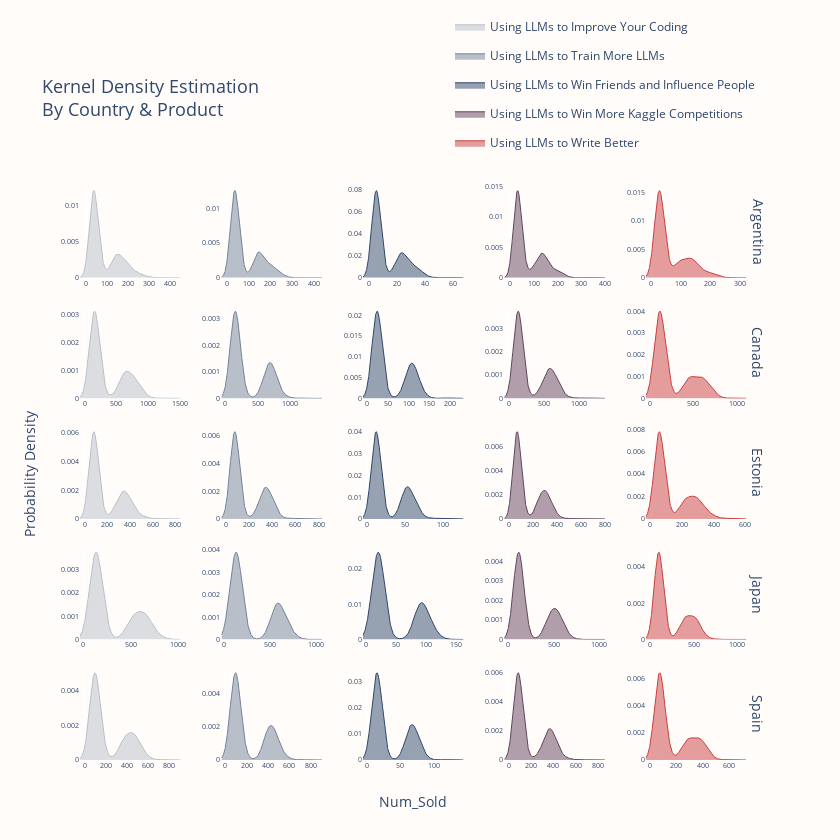

Source (notebook cell):
### Code cell
countries = train.Country.unique().tolist()
products = train.Product.unique().tolist()
category_combs = np.array(np.meshgrid(countries, products)).T.reshape(-1, 2)
color_combs = ["#B9C0CA", "#74849A", "#2F486B", "#62455C", "#C94040"] * len(countries)

n_cols = len(products)
n_rows, axes = get_n_rows_axes(n_cols * len(countries), n_cols=n_cols)

fig = make_subplots(
    rows=n_rows,
    cols=n_cols,
    y_title="Probability Density",
    x_title="Num_Sold",
    row_titles=countries,
    horizontal_spacing=0.06,
    vertical_spacing=0.05,
)

show_legend = True

for k, ((country, prod), color) in enumerate(zip(category_combs, color_combs)):
    if 1 + k > n_cols:
        show_legend = False
    current_row, current_col = 1 + k // n_cols, 1 + k % n_cols
    kde_range, estimated_values, _ = get_kde_estimation(
        train.query(f"Country == '{country}' & Product == '{prod}'")["Num_Sold"], sample=True
    )
    fig.add_scatter(
        x=kde_range,
        y=estimated_values,
        line=dict(dash="solid", color=color, width=1),
        fill="tozeroy",
        name=prod,
        legendgroup=prod,
        showlegend=show_legend,
        row=current_row,
        col=current_col,
    )
    fig.update_yaxes(tickfont_size=7, showgrid=False, row=current_row, col=current_col)
    fig.update_xaxes(tickfont_size=7, showgrid=False, row=current_row, col=current_col)

fig.update_annotations(font_size=14)
fig.update_layout(
    font_color=FONT_COLOR,
    title="Kernel Density Estimation<br>By Country & Product",
    title_font_size=18,
    plot_bgcolor=BACKGROUND_COLOR,
    paper_bgcolor=BACKGROUND_COLOR,
    width=840,
    height=840,
    legend=dict(
        orientation="v",
        yanchor="bottom",
        xanchor="right",
        y=1.05,
        x=1,
    ),
)
fig.show()

### Figure 1 — Plotly figure (JSON) as saved in the notebook; plotly's stock layout.template omitted (floating-point values rounded to 4 significant figures; data arrays with more than 128 entries replaced by an {"elided": "..."} marker saying what was removed)
{"data": [{"fill": "tozeroy", "legendgroup": "Using LLMs to Improve Your Coding", "line": {"color": "#B9C0CA", "dash": "solid", "width": 1}, "name": "Using LLMs to Improve Your Coding", "showlegend": true, "type": "scatter", "x": {"elided": "1000 float values"}, "xaxis": "x", "y": {"elided": "1000 float values"}, "yaxis": "y"}, {"fill": "tozeroy", "legendgroup": "Using LLMs to Train More LLMs", "line": {"color": "#74849A", "dash": "solid", "width": 1}, "name": "Using LLMs to Train More LLMs", "showlegend": true, "type": "scatter", "x": {"elided": "1000 float values"}, "xaxis": "x2", "y": {"elided": "1000 float values"}, "yaxis": "y2"}, {"fill": "tozeroy", "legendgroup": "Using LLMs to Win Friends and Influence People", "line": {"color": "#2F486B", "dash": "solid", "width": 1}, "name": "Using LLMs to Win Friends and Influence People", "showlegend": true, "type": "scatter", "x": {"elided": "1000 float values"}, "xaxis": "x3", "y": {"elided": "1000 float values"}, "yaxis": "y3"}, {"fill": "tozeroy", "legendgroup": "Using LLMs to Win More Kaggle Competitions", "line": {"color": "#62455C", "dash": "solid", "width": 1}, "name": "Using LLMs to Win More Kaggle Competitions", "showlegend": true, "type": "scatter", "x": {"elided": "1000 float values"}, "xaxis": "x4", "y": {"elided": "1000 float values"}, "yaxis": "y4"}, {"fill": "tozeroy", "legendgroup": "Using LLMs to Write Better", "line": {"color": "#C94040", "dash": "solid", "width": 1}, "name": "Using LLMs to Write Better", "showlegend": true, "type": "scatter", "x": {"elided": "1000 float values"}, "xaxis": "x5", "y": {"elided": "1000 float values"}, "yaxis": "y5"}, {"fill": "tozeroy", "legendgroup": "Using LLMs to Improve Your Coding", "line": {"color": "#B9C0CA", "dash": "solid", "width": 1}, "name": "Using LLMs to Improve Your Coding", "showlegend": false, "type": "scatter", "x": {"elided": "1000 float values"}, "xaxis": "x6", "y": {"elided": "1000 float values"}, "yaxis": "y6"}, {"fill": "tozeroy", "legendgroup": "Using LLMs to Train More LLMs", "line": {"color": "#74849A", "dash": "solid", "width": 1}, "name": "Using LLMs to Train More LLMs", "showlegend": false, "type": "scatter", "x": {"elided": "1000 float values"}, "xaxis": "x7", "y": {"elided": "1000 float values"}, "yaxis": "y7"}, {"fill": "tozeroy", "legendgroup": "Using LLMs to Win Friends and Influence People", "line": {"color": "#2F486B", "dash": "solid", "width": 1}, "name": "Using LLMs to Win Friends and Influence People", "showlegend": false, "type": "scatter", "x": {"elided": "1000 float values"}, "xaxis": "x8", "y": {"elided": "1000 float values"}, "yaxis": "y8"}, {"fill": "tozeroy", "legendgroup": "Using LLMs to Win More Kaggle Competitions", "line": {"color": "#62455C", "dash": "solid", "width": 1}, "name": "Using LLMs to Win More Kaggle Competitions", "showlegend": false, "type": "scatter", "x": {"elided": "1000 float values"}, "xaxis": "x9", "y": {"elided": "1000 float values"}, "yaxis": "y9"}, {"fill": "tozeroy", "legendgroup": "Using LLMs to Write Better", "line": {"color": "#C94040", "dash": "solid", "width": 1}, "name": "Using LLMs to Write Better", "showlegend": false, "type": "scatter", "x": {"elided": "1000 float values"}, "xaxis": "x10", "y": {"elided": "1000 float values"}, "yaxis": "y10"}, {"fill": "tozeroy", "legendgroup": "Using LLMs to Improve Your Coding", "line": {"color": "#B9C0CA", "dash": "solid", "width": 1}, "name": "Using LLMs to Improve Your Coding", "showlegend": false, "type": "scatter", "x": {"elided": "1000 float values"}, "xaxis": "x11", "y": {"elided": "1000 float values"}, "yaxis": "y11"}, {"fill": "tozeroy", "legendgroup": "Using LLMs to Train More LLMs", "line": {"color": "#74849A", "dash": "solid", "width": 1}, "name": "Using LLMs to Train More LLMs", "showlegend": false, "type": "scatter", "x": {"elided": "1000 float values"}, "xaxis": "x12", "y": {"elided": "1000 float values"}, "yaxis": "y12"}, {"fill": "tozeroy", "legendgroup": "Using LLMs to Win Friends and Influence People", "line": {"color": "#2F486B", "dash": "solid", "width": 1}, "name": "Using LLMs to Win Friends and Influence People", "showlegend": false, "type": "scatter", "x": {"elided": "1000 float values"}, "xaxis": "x13", "y": {"elided": "1000 float values"}, "yaxis": "y13"}, {"fill": "tozeroy", "legendgroup": "Using LLMs to Win More Kaggle Competitions", "line": {"color": "#62455C", "dash": "solid", "width": 1}, "name": "Using LLMs to Win More Kaggle Competitions", "showlegend": false, "type": "scatter", "x": {"elided": "1000 float values"}, "xaxis": "x14", "y": {"elided": "1000 float values"}, "yaxis": "y14"}, {"fill": "tozeroy", "legendgroup": "Using LLMs to Write Better", "line": {"color": "#C94040", "dash": "solid", "width": 1}, "name": "Using LLMs to Write Better", "showlegend": false, "type": "scatter", "x": {"elided": "1000 float values"}, "xaxis": "x15", "y": {"elided": "1000 float values"}, "yaxis": "y15"}, {"fill": "tozeroy", "legendgroup": "Using LLMs to Improve Your Coding", "line": {"color": "#B9C0CA", "dash": "solid", "width": 1}, "name": "Using LLMs to Improve Your Coding", "showlegend": false, "type": "scatter", "x": {"elided": "1000 float values"}, "xaxis": "x16", "y": {"elided": "1000 float values"}, "yaxis": "y16"}, {"fill": "tozeroy", "legendgroup": "Using LLMs to Train More LLMs", "line": {"color": "#74849A", "dash": "solid", "width": 1}, "name": "Using LLMs to Train More LLMs", "showlegend": false, "type": "scatter", "x": {"elided": "1000 float values"}, "xaxis": "x17", "y": {"elided": "1000 float values"}, "yaxis": "y17"}, {"fill": "tozeroy", "legendgroup": "Using LLMs to Win Friends and Influence People", "line": {"color": "#2F486B", "dash": "solid", "width": 1}, "name": "Using LLMs to Win Friends and Influence People", "showlegend": false, "type": "scatter", "x": {"elided": "1000 float values"}, "xaxis": "x18", "y": {"elided": "1000 float values"}, "yaxis": "y18"}, {"fill": "tozeroy", "legendgroup": "Using LLMs to Win More Kaggle Competitions", "line": {"color": "#62455C", "dash": "solid", "width": 1}, "name": "Using LLMs to Win More Kaggle Competitions", "showlegend": false, "type": "scatter", "x": {"elided": "1000 float values"}, "xaxis": "x19", "y": {"elided": "1000 float values"}, "yaxis": "y19"}, {"fill": "tozeroy", "legendgroup": "Using LLMs to Write Better", "line": {"color": "#C94040", "dash": "solid", "width": 1}, "name": "Using LLMs to Write Better", "showlegend": false, "type": "scatter", "x": {"elided": "1000 float values"}, "xaxis": "x20", "y": {"elided": "1000 float values"}, "yaxis": "y20"}, {"fill": "tozeroy", "legendgroup": "Using LLMs to Improve Your Coding", "line": {"color": "#B9C0CA", "dash": "solid", "width": 1}, "name": "Using LLMs to Improve Your Coding", "showlegend": false, "type": "scatter", "x": {"elided": "1000 float values"}, "xaxis": "x21", "y": {"elided": "1000 float values"}, "yaxis": "y21"}, {"fill": "tozeroy", "legendgroup": "Using LLMs to Train More LLMs", "line": {"color": "#74849A", "dash": "solid", "width": 1}, "name": "Using LLMs to Train More LLMs", "showlegend": false, "type": "scatter", "x": {"elided": "1000 float values"}, "xaxis": "x22", "y": {"elided": "1000 float values"}, "yaxis": "y22"}, {"fill": "tozeroy", "legendgroup": "Using LLMs to Win Friends and Influence People", "line": {"color": "#2F486B", "dash": "solid", "width": 1}, "name": "Using LLMs to Win Friends and Influence People", "showlegend": false, "type": "scatter", "x": {"elided": "1000 float values"}, "xaxis": "x23", "y": {"elided": "1000 float values"}, "yaxis": "y23"}, {"fill": "tozeroy", "legendgroup": "Using LLMs to Win More Kaggle Competitions", "line": {"color": "#62455C", "dash": "solid", "width": 1}, "name": "Using LLMs to Win More Kaggle Competitions", "showlegend": false, "type": "scatter", "x": {"elided": "1000 float values"}, "xaxis": "x24", "y": {"elided": "1000 float values"}, "yaxis": "y24"}, {"fill": "tozeroy", "legendgroup": "Using LLMs to Write Better", "line": {"color": "#C94040", "dash": "solid", "width": 1}, "name": "Using LLMs to Write Better", "showlegend": false, "type": "scatter", "x": {"elided": "1000 float values"}, "xaxis": "x25", "y": {"elided": "1000 float values"}, "yaxis": "y25"}], "layout": {"annotations": [{"font": {"size": 14}, "showarrow": false, "text": "Argentina", "textangle": 90, "x": 0.98, "xanchor": "left", "xref": "paper", "y": 0.92, "yanchor": "middle", "yref": "paper"}, {"font": {"size": 14}, "showarrow": false, "text": "Canada", "textangle": 90, "x": 0.98, "xanchor": "left", "xref": "paper", "y": 0.71, "yanchor": "middle", "yref": "paper"}, {"font": {"size": 14}, "showarrow": false, "text": "Estonia", "textangle": 90, "x": 0.98, "xanchor": "left", "xref": "paper", "y": 0.5, "yanchor": "middle", "yref": "paper"}, {"font": {"size": 14}, "showarrow": false, "text": "Japan", "textangle": 90, "x": 0.98, "xanchor": "left", "xref": "paper", "y": 0.29, "yanchor": "middle", "yref": "paper"}, {"font": {"size": 14}, "showarrow": false, "text": "Spain", "textangle": 90, "x": 0.98, "xanchor": "left", "xref": "paper", "y": 0.08, "yanchor": "middle", "yref": "paper"}, {"font": {"size": 14}, "showarrow": false, "text": "Num_Sold", "x": 0.49, "xanchor": "center", "xref": "paper", "y": 0, "yanchor": "top", "yref": "paper", "yshift": -30}, {"font": {"size": 14}, "showarrow": false, "text": "Probability Density", "textangle": -90, "x": 0, "xanchor": "right", "xref": "paper", "xshift": -40, "y": 0.5, "yanchor": "middle", "yref": "paper"}], "font": {"color": "#2F486B"}, "height": 840, "legend": {"orientation": "v", "x": 1, "xanchor": "right", "y": 1.05, "yanchor": "bottom"}, "paper_bgcolor": "#FFFCFA", "plot_bgcolor": "#FFFCFA", "title": {"font": {"size": 18}, "text": "Kernel Density Estimation<br>By Country & Product"}, "width": 840, "xaxis": {"anchor": "y", "domain": [0, 0.148], "showgrid": false, "tickfont": {"size": 7}}, "xaxis10": {"anchor": "y10", "domain": [0.832, 0.98], "showgrid": false, "tickfont": {"size": 7}}, "xaxis11": {"anchor": "y11", "domain": [0, 0.148], "showgrid": false, "tickfont": {"size": 7}}, "xaxis12": {"anchor": "y12", "domain": [0.208, 0.356], "showgrid": false, "tickfont": {"size": 7}}, "xaxis13": {"anchor": "y13", "domain": [0.416, 0.564], "showgrid": false, "tickfont": {"size": 7}}, "xaxis14": {"anchor": "y14", "domain": [0.624, 0.772], "showgrid": false, "tickfont": {"size": 7}}, "xaxis15": {"anchor": "y15", "domain": [0.832, 0.98], "showgrid": false, "tickfont": {"size": 7}}, "xaxis16": {"anchor": "y16", "domain": [0, 0.148], "showgrid": false, "tickfont": {"size": 7}}, "xaxis17": {"anchor": "y17", "domain": [0.208, 0.356], "showgrid": false, "tickfont": {"size": 7}}, "xaxis18": {"anchor": "y18", "domain": [0.416, 0.564], "showgrid": false, "tickfont": {"size": 7}}, "xaxis19": {"anchor": "y19", "domain": [0.624, 0.772], "showgrid": false, "tickfont": {"size": 7}}, "xaxis2": {"anchor": "y2", "domain": [0.208, 0.356], "showgrid": false, "tickfont": {"size": 7}}, "xaxis20": {"anchor": "y20", "domain": [0.832, 0.98], "showgrid": false, "tickfont": {"size": 7}}, "xaxis21": {"anchor": "y21", "domain": [0, 0.148], "showgrid": false, "tickfont": {"size": 7}}, "xaxis22": {"anchor": "y22", "domain": [0.208, 0.356], "showgrid": false, "tickfont": {"size": 7}}, "xaxis23": {"anchor": "y23", "domain": [0.416, 0.564], "showgrid": false, "tickfont": {"size": 7}}, "xaxis24": {"anchor": "y24", "domain": [0.624, 0.772], "showgrid": false, "tickfont": {"size": 7}}, "xaxis25": {"anchor": "y25", "domain": [0.832, 0.98], "showgrid": false, "tickfont": {"size": 7}}, "xaxis3": {"anchor": "y3", "domain": [0.416, 0.564], "showgrid": false, "tickfont": {"size": 7}}, "xaxis4": {"anchor": "y4", "domain": [0.624, 0.772], "showgrid": false, "tickfont": {"size": 7}}, "xaxis5": {"anchor": "y5", "domain": [0.832, 0.98], "showgrid": false, "tickfont": {"size": 7}}, "xaxis6": {"anchor": "y6", "domain": [0, 0.148], "showgrid": false, "tickfont": {"size": 7}}, "xaxis7": {"anchor": "y7", "domain": [0.208, 0.356], "showgrid": false, "tickfont": {"size": 7}}, "xaxis8": {"anchor": "y8", "domain": [0.416, 0.564], "showgrid": false, "tickfont": {"size": 7}}, "xaxis9": {"anchor": "y9", "domain": [0.624, 0.772], "showgrid": false, "tickfont": {"size": 7}}, "yaxis": {"anchor": "x", "domain": [0.84, 1], "showgrid": false, "tickfont": {"size": 7}}, "yaxis10": {"anchor": "x10", "domain": [0.63, 0.79], "showgrid": false, "tickfont": {"size": 7}}, "yaxis11": {"anchor": "x11", "domain": [0.42, 0.58], "showgrid": false, "tickfont": {"size": 7}}, "yaxis12": {"anchor": "x12", "domain": [0.42, 0.58], "showgrid": false, "tickfont": {"size": 7}}, "yaxis13": {"anchor": "x13", "domain": [0.42, 0.58], "showgrid": false, "tickfont": {"size": 7}}, "yaxis14": {"anchor": "x14", "domain": [0.42, 0.58], "showgrid": false, "tickfont": {"size": 7}}, "yaxis15": {"anchor": "x15", "domain": [0.42, 0.58], "showgrid": false, "tickfont": {"size": 7}}, "yaxis16": {"anchor": "x16", "domain": [0.21, 0.37], "showgrid": false, "tickfont": {"size": 7}}, "yaxis17": {"anchor": "x17", "domain": [0.21, 0.37], "showgrid": false, "tickfont": {"size": 7}}, "yaxis18": {"anchor": "x18", "domain": [0.21, 0.37], "showgrid": false, "tickfont": {"size": 7}}, "yaxis19": {"anchor": "x19", "domain": [0.21, 0.37], "showgrid": false, "tickfont": {"size": 7}}, "yaxis2": {"anchor": "x2", "domain": [0.84, 1], "showgrid": false, "tickfont": {"size": 7}}, "yaxis20": {"anchor": "x20", "domain": [0.21, 0.37], "showgrid": false, "tickfont": {"size": 7}}, "yaxis21": {"anchor": "x21", "domain": [0, 0.16], "showgrid": false, "tickfont": {"size": 7}}, "yaxis22": {"anchor": "x22", "domain": [0, 0.16], "showgrid": false, "tickfont": {"size": 7}}, "yaxis23": {"anchor": "x23", "domain": [0, 0.16], "showgrid": false, "tickfont": {"size": 7}}, "yaxis24": {"anchor": "x24", "domain": [0, 0.16], "showgrid": false, "tickfont": {"size": 7}}, "yaxis25": {"anchor": "x25", "domain": [0, 0.16], "showgrid": false, "tickfont": {"size": 7}}, "yaxis3": {"anchor": "x3", "domain": [0.84, 1], "showgrid": false, "tickfont": {"size": 7}}, "yaxis4": {"anchor": "x4", "domain": [0.84, 1], "showgrid": false, "tickfont": {"size": 7}}, "yaxis5": {"anchor": "x5", "domain": [0.84, 1], "showgrid": false, "tickfont": {"size": 7}}, "yaxis6": {"anchor": "x6", "domain": [0.63, 0.79], "showgrid": false, "tickfont": {"size": 7}}, "yaxis7": {"anchor": "x7", "domain": [0.63, 0.79], "showgrid": false, "tickfont": {"size": 7}}, "yaxis8": {"anchor": "x8", "domain": [0.63, 0.79], "showgrid": false, "tickfont": {"size": 7}}, "yaxis9": {"anchor": "x9", "domain": [0.63, 0.79], "showgrid": false, "tickfont": {"size": 7}}}}
